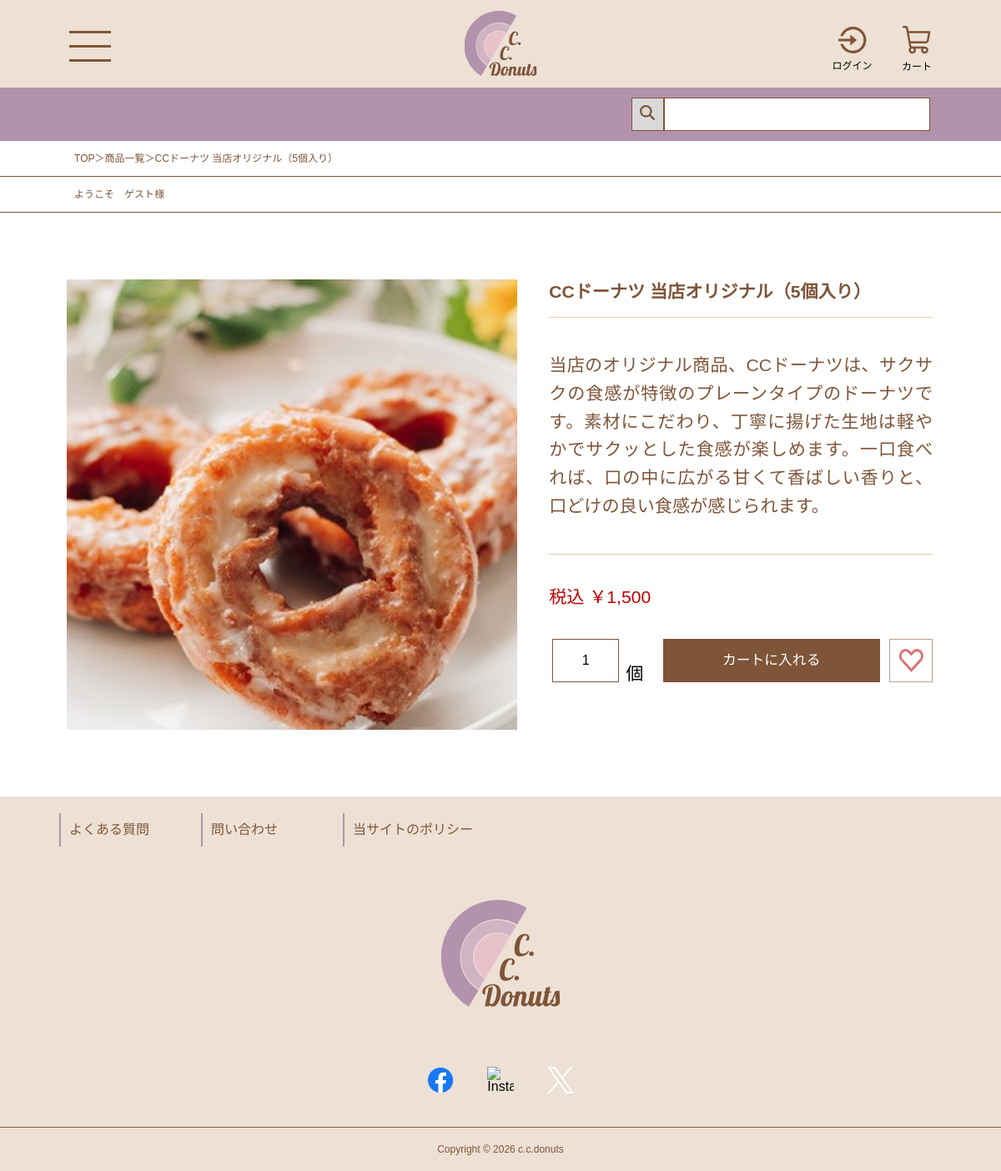
Screenshot of /productDetail.php?id=1 with the database file from the repository.
### tables this page shows
CREATE TABLE `products` (
  `id` int(11) NOT NULL,
  `name` varchar(50) NOT NULL,
  `price` int(11) NOT NULL,
  `introduction` varchar(1000) NOT NULL,
  `is_new` int(11) NOT NULL
);

### app/function.php (called while the page is built)
<?php
function getProductImagePath(int $productId): string
{
    return './images/products/product' . $productId . '.jpg';
}

### productDetail.php (the view, shortened to what this page needs)
<?php
require_once __DIR__ . '/app/db.php';
require_once __DIR__ . '/app/function.php';
$id = filter_input(INPUT_GET, 'id', FILTER_VALIDATE_INT, ['options' => ['min_range' => 1]]);
$stmt = $pdo->prepare(
    'SELECT id, name, price, introduction
    FROM products
    WHERE id = :id'
);
$stmt->execute(['id' => $id]);
$product = $stmt->fetch();
?>
<?php require __DIR__ . '/header.php'; ?>
<?php if ($product !== false): ?>
<div class="designWrap productDetailPage">
    <div class="detailDesign">
        <?php
            $imagePath = getProductImagePath((int) $product['id']);
        ?>
        <img id="detailHeroImage"
            src="<?= htmlspecialchars($imagePath, ENT_QUOTES, 'UTF-8') ?>"
            alt="<?= htmlspecialchars($product['name'], ENT_QUOTES, 'UTF-8') ?>"
        >
        <div class="detailContainer">
            <p class="detailTitle detailSettings"> <?= htmlspecialchars($product['name'], ENT_QUOTES, 'UTF-8') ?> </p>
            <hr>
            <p class="detailDescription detailSettings">
                <?= htmlspecialchars($product['introduction'], ENT_QUOTES, 'UTF-8') ?>
            </p>
            <hr>
            <p class="detailPrice detailSettings">
                税込 ￥<?= number_format((int) $product['price']) ?>
            </p>
            <div class="detailForm">
                <form class="formDesign" action="cart.php" method="post">
                    <input class=countDesign type="number" id="quantity" name="quantity" value="1" min="1" max="999" step="1" required>
                    <label class="detailSettings" for="quantity">個</label>
                    <button class="cartButton " type="submit">カートに入れる</button>
                </form>
                <button class="favoriteDetail" type="button" disabled aria-label="お気に入り（準備中）" title="お気に入り機能は準備中です">
                    <img src="./images/heart.svg" alt="">
                </button>
            </div>
        </div>
    </div>
</div>
<?php else: ?>
    <p>商品が見つかりません。</p>
<?php endif; ?>
<?php require __DIR__ . '/footer.php'; ?>

### styles/style.css (style rules this page uses)
:root { font-family: "Noto Sans JP", sans-serif; font-size: 16px; line-height: 1; font-weight: 400; font-style: normal; }
.designWrap { padding-inline: clamp(12px, -14.87px + 7.1645vw, 83px); }
.cartButton { font-size: 1.25rem; color: #ffffff; background-color: #7F5539; max-width: 260px; width: 100%; height: 52px; text-align: center; margin-inline: auto; display: block; }
.detailDesign { padding-block: 80px; display: flex; justify-content: center; gap: 40px; margin-inline: auto; }
#detailHeroImage { max-width: 540px; height: 540px; }
.detailContainer { max-width: 460px; width: 100%; }
.detailSettings { font-size: 1.5rem; }
.detailDesign hr { width: 100%; color: #E6CCB2; margin-block-end: 40px; }
.detailTitle { font-weight: 700; color: #7F5539; margin-block: 4px 20px; }
.detailDescription { width: 100%; margin-block-end: 40px; line-height: 1.6; font-weight: 500; color: #7F5539; text-align: justify; }
.detailPrice { color: #bf0000; }
.detailForm { display: flex; margin-top: 40px; }
.detailForm .cartButton { width: 260px; }
.detailForm label { display: flex; align-items: flex-end; margin-inline: 8px 20px; }
.formDesign { display: flex; }
.countDesign { border: 1px solid #7F5539; max-width: 80px; width: 100%; height: 52px; text-align: center; margin-left: 4px; }
.favoriteDetail { width: 52px; height: 52px; border: 1px solid #7F5539; margin-left: 8px; }
.favoriteDetail img { display: block; width: 28.89px; height: 28.89px; margin-inline: auto; }
@media screen and (min-width: 769px) { .detailDesign { width: 100%; max-width: 1040px; display: grid; grid-template-columns: minmax(0, 540fr) minmax(0, 460fr); gap: clamp(20px, 3vw, 40px); } }
@media screen and (min-width: 769px) { .detailDesign #detailHeroImage { width: 100%; height: auto; aspect-ratio: 1; object-fit: cover; } }
@media screen and (min-width: 769px) { .detailSettings { font-size: clamp(1rem, 1.76vw, 1.5rem); } }
.detailContainer, .formDesign { min-width: 0; }
.formDesign { flex: 1; align-items: flex-end; }
.detailForm .cartButton { width: 100%; min-width: 0; font-size: clamp(0.75rem, 1.4vw, 1.25rem); }
.favoriteDetail { flex: 0 0 52px; }
.detailTitle, .comfirmText { overflow-wrap: anywhere; }
button:disabled, input:disabled { opacity: 0.55; cursor: not-allowed; }

### rows the page displays
products: name "CCドーナツ 当店オリジナル（5個入り）", introduction "当店のオリジナル商品、CCドーナツは、サクサクの食感が特徴のプレーンタイプのドーナツです。素材にこだわり、丁寧に揚げた生地は軽やかでサクッとした食感が楽しめます。一口食べれば、口の中に広がる甘くて香ばしい香りと、口どけの良い食感が感じられます。", price "1,500"

### other values shown
$ANNOUNCE "ゲスト"
